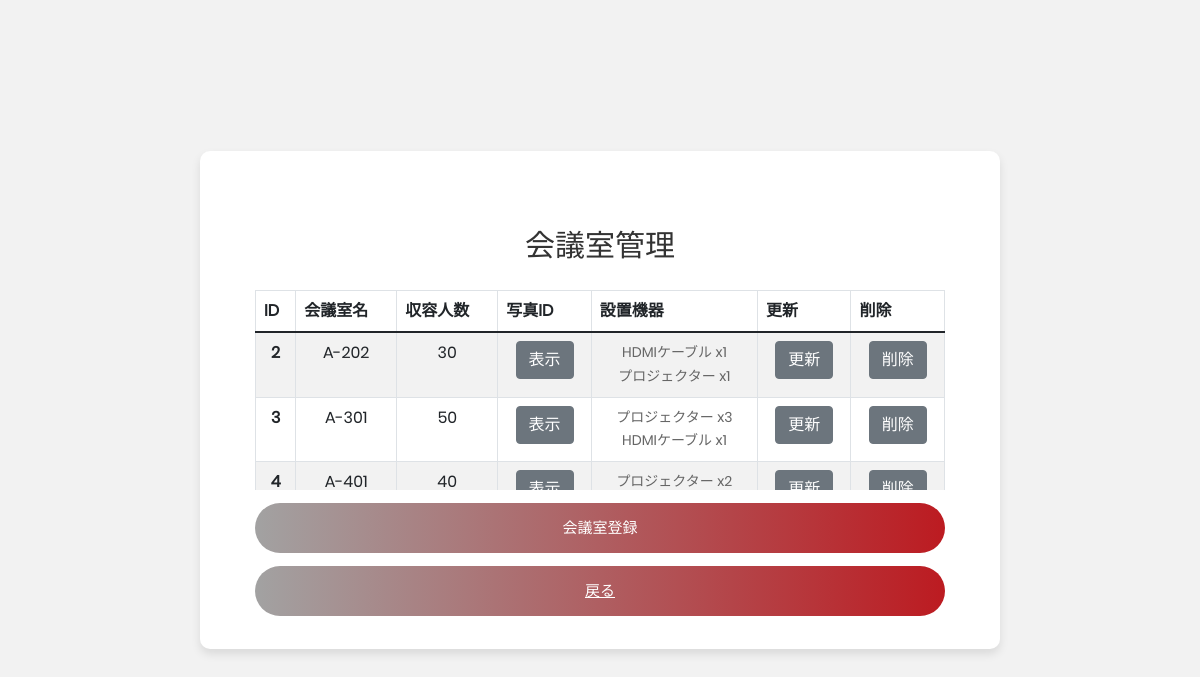
/admin_room/, run on the app's committed database.
### models/Conference.py (models this page shows, shortened)
class Conference(db.Model):
  __tablename__ = 'conferences'
  conference_id = db.Column(db.Integer, nullable=False, primary_key=True, autoincrement=True) # 主キー
  name = db.Column(db.String(20), nullable=False, unique=True)
  capacity = db.Column(db.Integer)
  photo_id = db.Column(db.String(20))
  remarks = db.Column(db.String(100))
  equipments = db.relationship("Equipment",
                                secondary='conference_equipments',
                                uselist=True,
                                back_populates='conferences',
                                order_by='Equipment.equipment_id')
  reserves = db.relationship("Reserve", uselist=True, back_populates='conferences', cascade='all, delete-orphan')

### models/ConferenceEquipment.py (models this page shows, shortened)
class ConferenceEquipment(db.Model):
    __tablename__ = 'conference_equipments'
    conference_equipments_id = db.Column(db.Integer, nullable=False, primary_key=True, autoincrement=True) # 主キー
    conference_id = db.Column(db.Integer, db.ForeignKey("conferences.conference_id", onupdate='CASCADE', ondelete='CASCADE'))
    equipment_id = db.Column(db.Integer, db.ForeignKey("equipments.equipment_id", onupdate='CASCADE', ondelete='CASCADE'))
    num = db.Column(db.Integer)
    equipments = db.relation("Equipment", backref='conference_equipments')
    conferences = db.relation("Conference", backref='conference_equipments')

### models/Equipment.py (models this page shows, shortened)
class Equipment(db.Model):
    __tablename__ = 'equipments'
    equipment_id = db.Column(db.Integer, nullable=False, primary_key=True, autoincrement=True) # 主キー
    name = db.Column(db.String(30), unique=True, nullable=False)
    conferences = db.relationship("Conference",
                                secondary='conference_equipments',
                                uselist=True,
                                back_populates='equipments',
                                order_by='Conference.conference_id')

### admin_room.py (the view, shortened to what this page needs)
@admin_room_bp.route('/', methods=["GET", "POST"])
def admin_room():
    conferences = Conference.query.all()
    equipments = Equipment.query.all()
    conferences = Conference.query.all()
    equipments = Equipment.query.all()
    return render_template('admin_room.html', conferences=conferences,equipments=equipments,error = False)

### templates/admin_room.html (shortened to what this page needs)
{% extends "template.html" %}
{% block head %}
<link rel="stylesheet" type="text/css" href="{{ url_for('static',filename='css/main_admin.css') }}">
{% endblock %}
{% block content %}
<div class="limiter">
   <div class="container-admin100">
      <div class="wrap-admin100">
         <span class="admin100-form-title p-b-26">
         会議室管理
         </span>
         <div class="table-wrapper-scroll-y my-custom-scrollbar">
            <table class="table table-bordered table-striped mb-0">
               <thead>
                  <tr>
                     <th scope="col">ID</th>
                     <th scope="col">会議室名</th>
                     <th scope="col">収容人数</th>
                     <th scope="col">写真ID</th>
                      <th scope="col">設置機器</th>
                     <th scope="col">更新</th>
                     <th scope="col">削除</th>
                  </tr>
               </thead>
               <tbody>
                  {% for conference in conferences %}
                  <tr class="text-center">
                     <th>{{ conference.__dict__['conference_id'] }}</th>
                     <td>{{ conference.__dict__['name'] }}</td>
                     <td>{{ conference.__dict__['capacity'] }}</td>
                  <td>
                        <button type="button" class="btn btn-secondary" data-bs-toggle="modal" data-bs-target="#ShowPic{{conference.__dict__['conference_id'] }}">表示</button>
                     </td>
                     <td>
                        {% for equipment in conference.conference_equipments %}
                        <p class="card-text">{{ equipment.equipments.__dict__['name'] }} x{{ equipment.__dict__['num'] }}</p>
                        {% endfor %}
                     </td>
                     <td>
                        <button type="button" class="btn btn-secondary" data-bs-toggle="modal" data-bs-target="#ChangeRoom{{conference.__dict__['conference_id'] }}">更新</button>
                     </td>
                     <td>
                        <button type="button" class="btn btn-secondary" data-bs-toggle="modal" data-bs-target="#DeleteRoom{{conference.__dict__['conference_id'] }}">削除</button>
                     </td>
                  </tr>
                  {% endfor %}
               </tbody>
            </table>
         </div>
         <div class="container-admin100-form-btn">
            <div class="wrap-admin100-form-btn">
               <div class="admin100-form-bgbtn"></div>
               <button type="button" class="admin100-form-btn" data-bs-toggle="modal" data-bs-target="#AddRoom">
               会議室登録
               </button>
            </div>
         </div>
         <div class="container-admin100-form-btn">
            <div class="wrap-admin100-form-btn">
               <div class="admin100-form-bgbtn"></div>
               <a type="button" class="admin100-form-btn" href="{{ url_for(('admin_main.admin_main')) }}">
               戻る
               </a>
            </div>
         </div>
      </div>
   </div>
</div>
{% endblock %}

### static/css/main_admin.css (style rules this page uses)
.container-admin100 { width: 100%; min-height: 100vh; display: -webkit-box; display: -webkit-flex; display: -moz-box; display: -ms-flexbox; display: flex; flex-wrap: wrap; justify-content: center; align-items: center; padding: 15px; background: #f2f2f2; }
.wrap-admin100 { width: 800px; background: #fff; border-radius: 10px; overflow: hidden; padding: 77px 55px 33px 55px; box-shadow: 0 5px 10px 0px rgba(0, 0, 0, 0.1); -moz-box-shadow: 0 5px 10px 0px rgba(0, 0, 0, 0.1); -webkit-box-shadow: 0 5px 10px 0px rgba(0, 0, 0, 0.1); -o-box-shadow: 0 5px 10px 0px rgba(0, 0, 0, 0.1); -ms-box-shadow: 0 5px 10px 0px rgba(0, 0, 0, 0.1); }
.admin100-form-title { display: block; font-family: Poppins-Bold; font-size: 30px; color: #333333; line-height: 1.2; text-align: center; }
.container-admin100-form-btn { display: -webkit-box; display: -webkit-flex; display: -moz-box; display: -ms-flexbox; display: flex; flex-wrap: wrap; justify-content: center; padding-top: 13px; }
.wrap-admin100-form-btn { width: 100%; display: block; position: relative; z-index: 1; border-radius: 25px; overflow: hidden; margin: 0 auto; }
.admin100-form-bgbtn { position: absolute; z-index: -1; width: 300%; height: 100%; background: #1c1c1c; background: -webkit-linear-gradient(right, #a2a2a2, #bc1b21, #a2a2a2, #bc1b21); background: -o-linear-gradient(right, #a2a2a2, #bc1b21, #a2a2a2, #bc1b21); background: -moz-linear-gradient(right, #a2a2a2, #bc1b21, #a2a2a2, #bc1b21); background: linear-gradient(right, #a2a2a2, #bc1b21, #a2a2a2, #bc1b21); top: 0; left: -100%; -webkit-transition: all 0.4s; -o-transition: all 0.4s; -moz-transition: all 0.4s; transition: all 0.4s; }
.admin100-form-btn { font-family: Poppins-Medium; font-size: 15px; color: #fff; line-height: 1.2; text-transform: uppercase; display: -webkit-box; display: -webkit-flex; display: -moz-box; display: -ms-flexbox; display: flex; justify-content: center; align-items: center; padding: 0 20px; width: 100%; height: 50px; }
.my-custom-scrollbar { position: relative; height: 200px; overflow: auto; }
.table-wrapper-scroll-y { display: block; }

### static/css/main.css (style rules this page uses)
* { margin: 0px; padding: 0px; box-sizing: border-box; }
body, html { height: 100%; font-family: Poppins-Regular, sans-serif; }
a { font-family: Poppins-Regular; font-size: 14px; line-height: 1.7; color: #666666; margin: 0px; transition: all 0.4s; -webkit-transition: all 0.4s; -o-transition: all 0.4s; -moz-transition: all 0.4s; }
p { font-family: Poppins-Regular; font-size: 14px; line-height: 1.7; color: #666666; margin: 0px; }
button { outline: none !important; border: none; background: transparent; }
.limiter { width: 100%; margin: 0 auto; }

### static/css/calendar_simple.css (style rules this page uses)
.my-custom-scrollbar { position: relative; height: 200px; overflow: auto; }
.table-wrapper-scroll-y { display: block; }

### data on the page
Conference: __dict__.conference_id "2", __dict__.name "A-202", __dict__.capacity "30"
ConferenceEquipment: equipments.__dict__.name "HDMIケーブル", __dict__.num "1"
ConferenceEquipment: equipments.__dict__.name "プロジェクター", __dict__.num "1"
Conference: __dict__.conference_id "3", __dict__.name "A-301", __dict__.capacity "50"
ConferenceEquipment: equipments.__dict__.name "プロジェクター", __dict__.num "3"
ConferenceEquipment: equipments.__dict__.name "HDMIケーブル", __dict__.num "1"
Conference: __dict__.conference_id "4", __dict__.name "A-401", __dict__.capacity "40"
ConferenceEquipment: equipments.__dict__.name "プロジェクター", __dict__.num "2"
